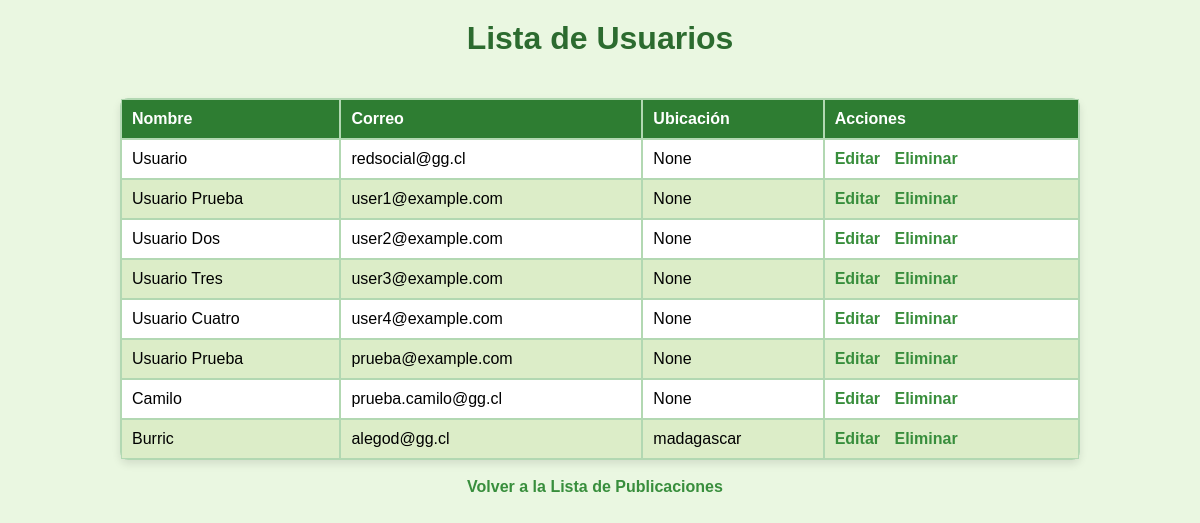
The page /usuario/ (signed in) on the database as committed earlier.
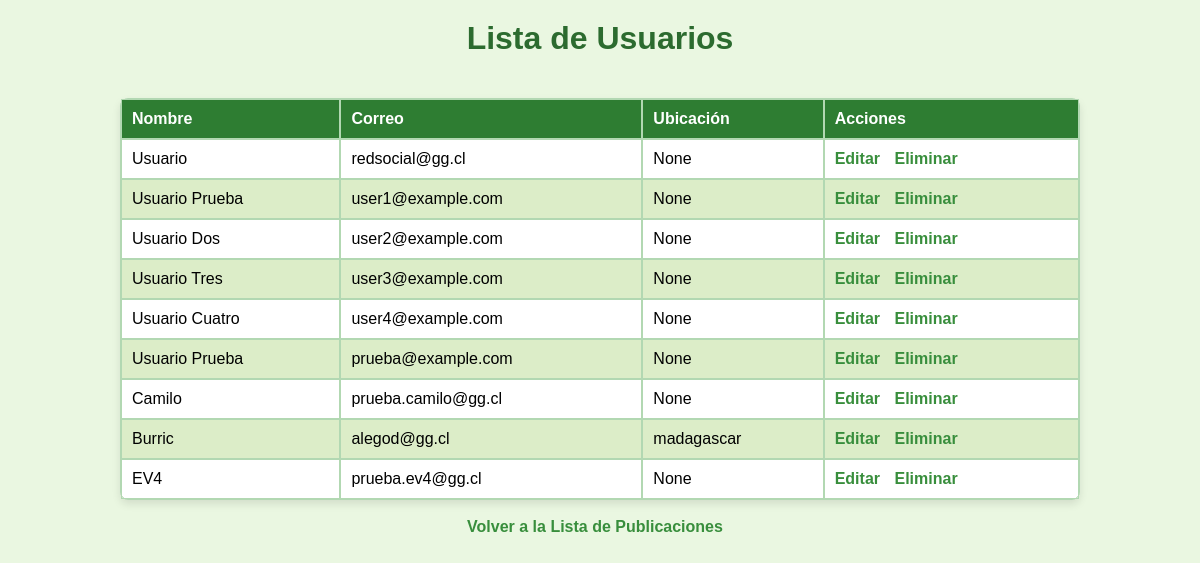
The same page on the database as committed later.
### usuario/models.py (models this page shows, shortened)
class Usuario(AbstractUser):
    nombre = models.CharField(max_length=150)
    correo = models.EmailField(unique=True)
    ubicacion = models.CharField(max_length=255, blank=True, null=True)
    USERNAME_FIELD = 'correo'
    REQUIRED_FIELDS = ['username', 'nombre']

### usuario/views.py (the view)
# urls.py: path('', views.usuario_list, name='usuario_list'),  # Descomentar esta línea
@user_passes_test(is_superuser)
def usuario_list(request):
    usuarios = Usuario.objects.all()
    return render(request, 'usuario_list.html', {'usuarios': usuarios})

### usuario/views.py (called while the page is built)
def is_superuser(user):
    return user.is_superuser

### usuario/templates/usuario_list.html (shortened to what this page needs)
{% load static %}
<!DOCTYPE html>
<html lang="es">
<head>
    <link rel="stylesheet" href="{% static 'css/lista_usuario.css' %}">
</head>
<body>
    <h1>Lista de Usuarios</h1>
    <table border="1">
        <thead>
            <tr>
                <th>Nombre</th>
                <th>Correo</th>
                <th>Ubicación</th>
                <th>Acciones</th>
            </tr>
        </thead>
        <tbody>
            {% for usuario in usuarios %}
                <tr>
                    <td>{{ usuario.nombre }}</td>
                    <td>{{ usuario.correo }}</td>
                    <td>{{ usuario.ubicacion }}</td>
                    <td>
                        <a href="{% url 'usuario_edit' usuario.id %}">Editar</a>
                        <a href="{% url 'usuario_delete' usuario.id %}">Eliminar</a>
                    </td>
                </tr>
            {% empty %}
                <tr>
                    <td colspan="4">No hay usuarios disponibles.</td>
                </tr>
            {% endfor %}
        </tbody>
    </table>
    <br><a href="{% url 'publicacion_list' %}">Volver a la Lista de Publicaciones</a>
</body>
</html>

Rows that differ between the two databases and show on the page:
added Usuario: nombre "EV4", correo "prueba.ev4@gg.cl", ubicacion "None"
